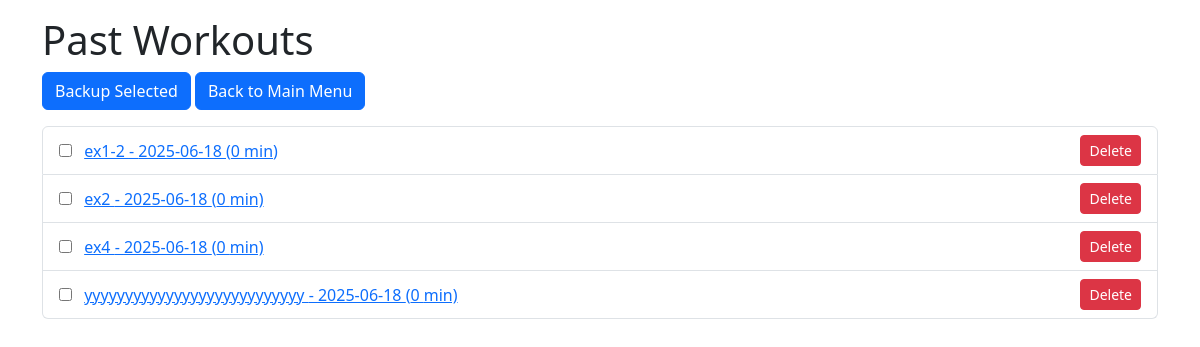
Page /past_workouts on the earlier database version.
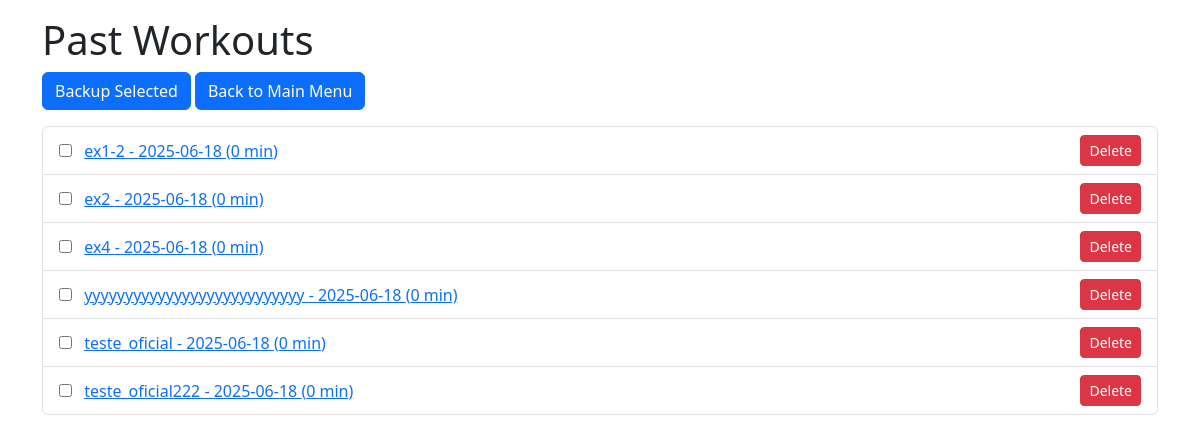
Same page on the later database version.
### app.py (models this page shows)
class Workout(db.Model):
    id = db.Column(db.Integer, primary_key=True)
    title = db.Column(db.String(100))
    date = db.Column(db.Date)
    duration = db.Column(db.Integer)  # in seconds
    timestamp = db.Column(db.DateTime, default=datetime.now)  # Local time

### app.py (the view)
@app.route('/past_workouts')
def past_workouts():
    workouts = Workout.query.order_by(Workout.date.desc()).all()
    return render_template('past_workouts.html', workouts=workouts)

### templates/past_workouts.html (shortened to what this page needs)
<!DOCTYPE html>
<html>
<head>
    <link href="https://cdn.jsdelivr.net/npm/bootstrap@5.3.0/dist/css/bootstrap.min.css" rel="stylesheet">
    <link href="{{ url_for('static', filename='style.css') }}" rel="stylesheet">
</head>
<body>
    <div class="container py-3">
        <h1>Past Workouts</h1>
        <form id="backupForm" method="POST" action="{{ url_for('backup_workouts') }}">
            <div class="mb-3">
                <button type="submit" class="btn btn-primary">Backup Selected</button>
                <a href="{{ url_for('main_menu') }}" class="btn btn-primary back-button">Back to Main Menu</a>
            </div>
            {% if workouts %}
                <ul class="list-group">
                    {% for workout in workouts %}
                        <li class="list-group-item d-flex justify-content-between align-items-center">
                            <div>
                                <input type="checkbox" name="workout_ids" value="{{ workout.id }}" class="me-2">
                                <a href="{{ url_for('workout_details', workout_id=workout.id) }}">
                                    {{ workout.title }} - {{ workout.date }} ({{ workout.duration // 60 }} min)
                                </a>
                            </div>
                            <form action="{{ url_for('delete_workout', workout_id=workout.id) }}" method="POST" class="delete-form">
                                <button type="submit" class="btn btn-sm btn-danger" onclick="return confirm('Are you sure you want to delete this workout?')">Delete</button>
                            </form>
                        </li>
                    {% endfor %}
                </ul>
            {% else %}
                <p>No past workouts found.</p>
            {% endif %}
        </form>
    </div>
</body>
</html>

Differences in the rows shown:
added Workout: title "teste_oficial", date "2025-06-18", duration "0"
added Workout: title "teste_oficial222", date "2025-06-18", duration "0"
